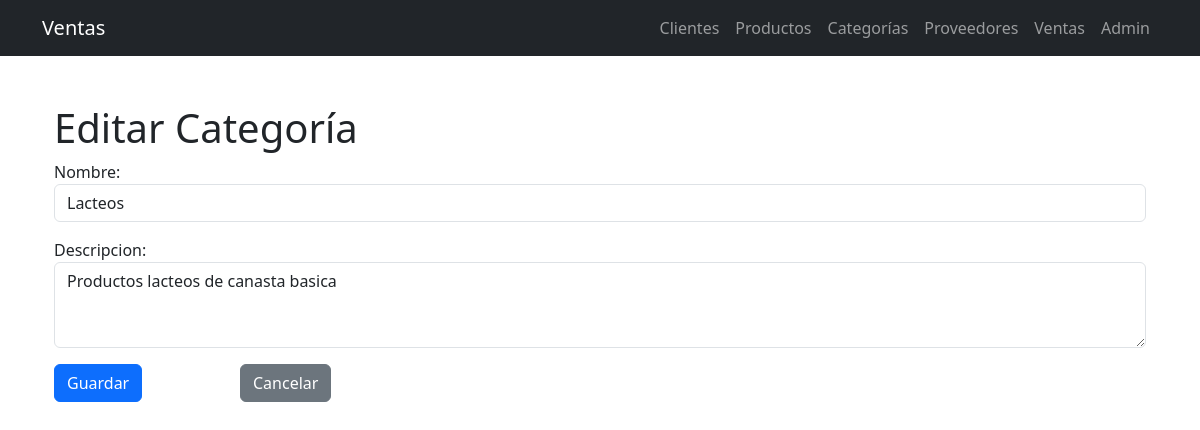
The page /categorias/1/editar/ on the database its author committed.
### ventas/infrastructure/django_models/__init__.py (models this page shows, shortened)
class CategoriaModel(models.Model):
    nombre = models.CharField(max_length=100)
    descripcion = models.TextField(blank=True, null=True)

### ventas/views.py (the view)
# urls.py: path('categorias/<int:categoria_id>/editar/', views.editar_categoria, name='editar_categoria'),
@require_http_methods(["GET", "POST"])
def editar_categoria(request, categoria_id):
    categoria_model = get_object_or_404(CategoriaModel, id=categoria_id)
    if request.method == 'POST':
        form = CategoriaForm(request.POST, instance=categoria_model)
        if form.is_valid():
            categoria_model = form.save()
            categoria_service.update_categoria(categoria_id, categoria_model)
            return redirect('lista_categorias')
    else:
        form = CategoriaForm(instance=categoria_model)
    return render(request, 'ventas/categorias/formulario.html', {'form': form, 'titulo': 'Editar Categoría', 'id': categoria_id})

### ventas/forms.py
class CategoriaForm(forms.ModelForm):
    class Meta:
        model = CategoriaModel
        fields = ['nombre', 'descripcion']
        widgets = {
            'nombre': forms.TextInput(attrs={'class': 'form-control', 'placeholder': 'Nombre de la categoría'}),
            'descripcion': forms.Textarea(attrs={'class': 'form-control', 'rows': 3, 'placeholder': 'Descripción'}),
        }

### ventas/templates/ventas/categorias/formulario.html (shortened to what this page needs)
{% extends "ventas/base.html" %}
{% block content %}
<div class="container mt-5">
    <h1>{{ titulo }}</h1>
    <form method="post" class="needs-validation" novalidate>
        <div class="mb-3">
            {{ form.nombre.label_tag }}
            {{ form.nombre }}
        </div>
        <div class="mb-3">
            {{ form.descripcion.label_tag }}
            {{ form.descripcion }}
        </div>
        <div class="row">
            <div class="col-md-2">
                <button type="submit" class="btn btn-primary">Guardar</button>
            </div>
            <div class="col-md-2">
                <a href="{% url 'lista_categorias' %}" class="btn btn-secondary">Cancelar</a>
            </div>
        </div>
    </form>
</div>
{% endblock %}

### rows shown on the page
CategoriaModel: nombre "Lacteos", descripcion "Productos lacteos de canasta basica"

### other values the page prints
{{ titulo }} "Editar Categoría"
